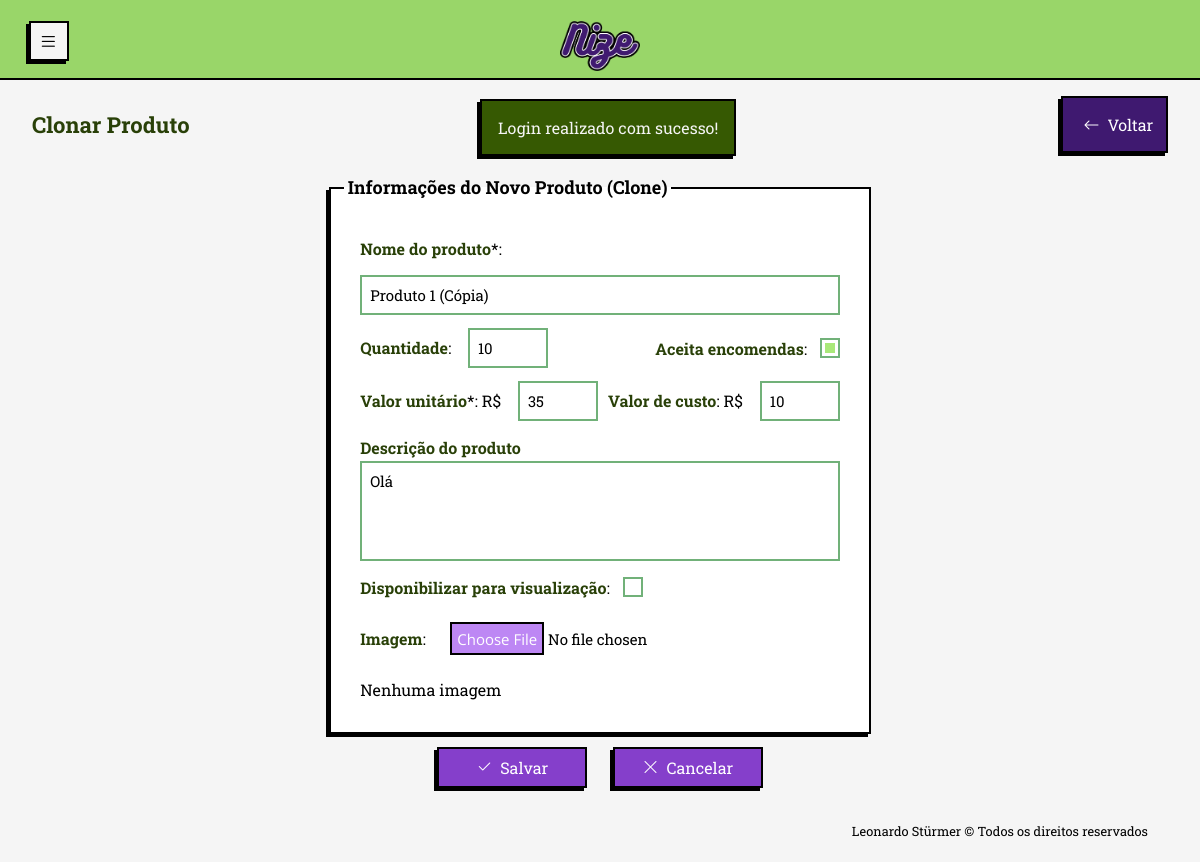
The app's page /php/view/gui_clonar_produto.php?id=1 (signed in), older data.
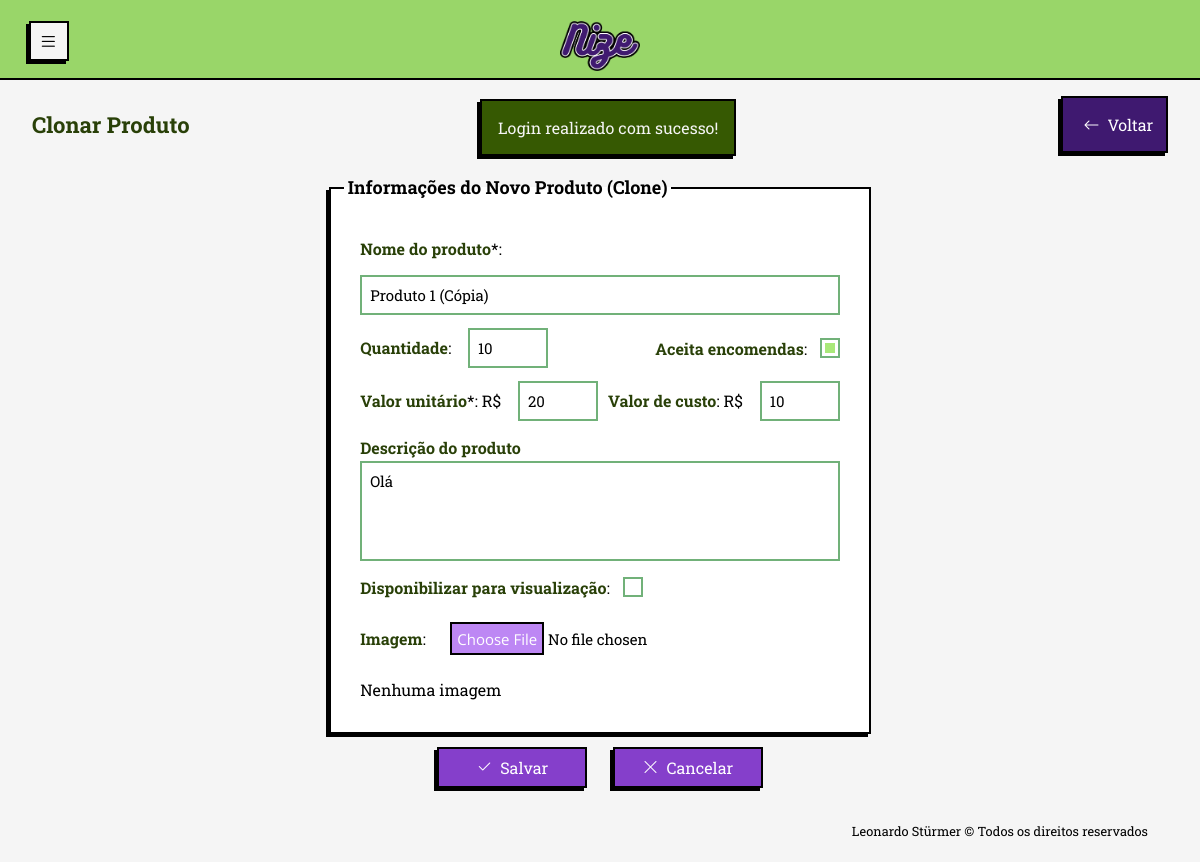
The same page, newer data.
### tables this page shows
CREATE TABLE produtos (
            id_produto INTEGER PRIMARY KEY AUTOINCREMENT NOT NULL,
            id_usuario INTEGER NOT NULL,
            nome TEXT NOT NULL,
            valor_unitario REAL NOT NULL,
            quantidade INTEGER NULL,
            imagem TEXT NULL,
            aceita_encomenda INTEGER NULL,
            descricao TEXT NULL,
            valor_custo REAL NULL, aceita_visualizacao INTEGER NULL,
            FOREIGN KEY (id_usuario) REFERENCES usuario (id_usuario)
    );

### php/persistence/conexaoBanco.class.php (called while the page is built, shortened)
<?php
class ConexaoBanco extends PDO {
    private static $instancia = null;
    public static function getInstancia() {
        if (!isset(self::$instancia)) {
            try {
                $caminhoBanco = __DIR__ . '/nize_database.db';
                $dsn = "sqlite:" . $caminhoBanco;
                self::$instancia = new ConexaoBanco($dsn, null, null);
                self::$instancia->setAttribute(PDO::ATTR_ERRMODE, PDO::ERRMODE_EXCEPTION);
                self::$instancia->setAttribute(PDO::ATTR_DEFAULT_FETCH_MODE, PDO::FETCH_ASSOC);
            } catch (PDOException $e) {
                $msg_erro = urlencode("Erro ao conectar com o banco SQLite: " . $e->getMessage());
                header("location:../view/gui_erro.php?msg=" . $msg_erro);
                exit;
            }
        }
        return self::$instancia;
    }
}

### php/dao/produtodao.class.php (called while the page is built, shortened)
<?php
require_once '../persistence/conexaoBanco.class.php';
class ProdutoDAO{
    private $conexao;
    public function __construct() {
        $this-> conexao = ConexaoBanco::getInstancia();
    }
    public function buscarPorId($id){
        try {
            $sql = $this->conexao->prepare("SELECT * FROM produtos WHERE id_produto = :id");
            $sql->bindValue(":id", $id);
            $sql->execute();
            return $sql->fetch(PDO::FETCH_ASSOC);
        } catch (PDOException $e) {
            $_SESSION['msg'] = "<p class='error-msg'>Erro ao buscar ID: " . $e->getMessage() . "</p>";
        }
    }
}

### php/view/gui_clonar_produto.php (the view, shortened to what the changed rows need)
<?php
require_once '../dao/produtodao.class.php';
$id_produto = $_GET['id'] ?? null;
$produtoData = null;
if ($id_produto) {
  $produtoDAO = new ProdutoDAO();
  $produtoData = $produtoDAO->buscarPorId($id_produto);
}
?>
<!DOCTYPE html>
<html lang="pt-br">
<head>
  <link rel="stylesheet" href="../../css/normalize.css">
  <link rel="stylesheet" href="../../css/query.css">
  <link rel="stylesheet" href="../../css/style.css">
  <link rel="stylesheet" href="../../css/sidebar.css">
  <link rel="stylesheet" href="https://cdn.jsdelivr.net/npm/bootstrap-icons@1.13.1/font/bootstrap-icons.min.css">
</head>
<body>
  <main class='conteudo-pagina'>
    <div class="internal-nav">
      <div class="internal-nav-links">
        <h1>Clonar Produto</h1>
      </div>
    </div>
    <form action="../controller/produtoControle.php?op=cadastrar" method="post" enctype="multipart/form-data" class="form-cadastro-produto">
      <fieldset id="products-form">
        <div class="inner-products-form">
          <label><strong>Nome do produto</strong>*: </label>
          <input type="text" id="nomeProduto" name="nomeProduto" class="input-produto" autocomplete="off" required value="<?php echo htmlspecialchars($produtoData['nome'] . ' (Cópia)'); ?>">
          <div class="div-inner-products">
            <label><strong>Quantidade</strong>:
              <input type="number" id="quantidadeProduto" name="quantidadeProduto" class="input-produto" maxlength="3" autocomplete="off" value="<?php echo $produtoData['quantidade']; ?>">
            </label>
            <label class="checkbox-acc">
              <strong>Aceita encomendas</strong>:
              <input type="checkbox" id="aceitaEncomenda" name="aceitaEncomenda" class="input-produto" value='1' <?php echo $produtoData['aceita_encomenda'] == 1 ? 'checked' : ''; ?>>
            </label>
          </div>
          <div class="div-inner-products">
            <label><strong>Valor unitário</strong>*: R$
              <input type="number" id="valorUnitario" name="valorUnitario" step="0.01" class="input-produto" autocomplete="off" required value="<?php echo $produtoData['valor_unitario']; ?>">
            </label>
            <label><strong>Valor de custo</strong>: R$
              <input type="number" id="valorCusto" name="valorCusto" step="0.01" class="input-produto" autocomplete="off" value="<?php echo $produtoData['valor_custo']; ?>">
            </label>
          </div>
          <label class="descricao-produtos" for="descricaoProduto">
            <strong>Descrição do produto</strong>
            <textarea name="descricaoProduto" id="descricaoProduto" class="input-produto" autocomplete="off"><?php echo htmlspecialchars($produtoData['descricao']); ?></textarea>
          </label>
          <label class="checkbox-acc" for="">
            <strong>Disponibilizar para visualização</strong>:
            <input type="checkbox" id="aceitaVisualizacao" name="aceitaVisualizacao" class="input-produto" value="1" <?php echo $produtoData['aceita_visualizacao'] == 1 ? 'checked' : ''; ?>>
          </label>
          <label><strong>Imagem</strong>:
            <input type="file" name="imagemProduto" id="imagemProduto" class="input-produto" accept=".png, .jpg">
          </label>
          <?php if (!empty($produtoData['imagem'])): ?>
            <?php echo "<img src='uploads/" . htmlspecialchars($produtoData['imagem']) . "' alt='imagem do produto' class='img-produtos img-alt-produto'>" ?>
            <span class="span-alt-img">(Será mantida se não enviar outra)</span>
          <?php else: ?>
            <span>Nenhuma imagem</span>
          <?php endif; ?>
        </div>
      </fieldset>
    </form>
  </main>
</body>
</html>

Row changes from the older to the newer data that the page shows:
changed produtos "Produto 1 (Cópia)": valorUnitario "35" → "20"
